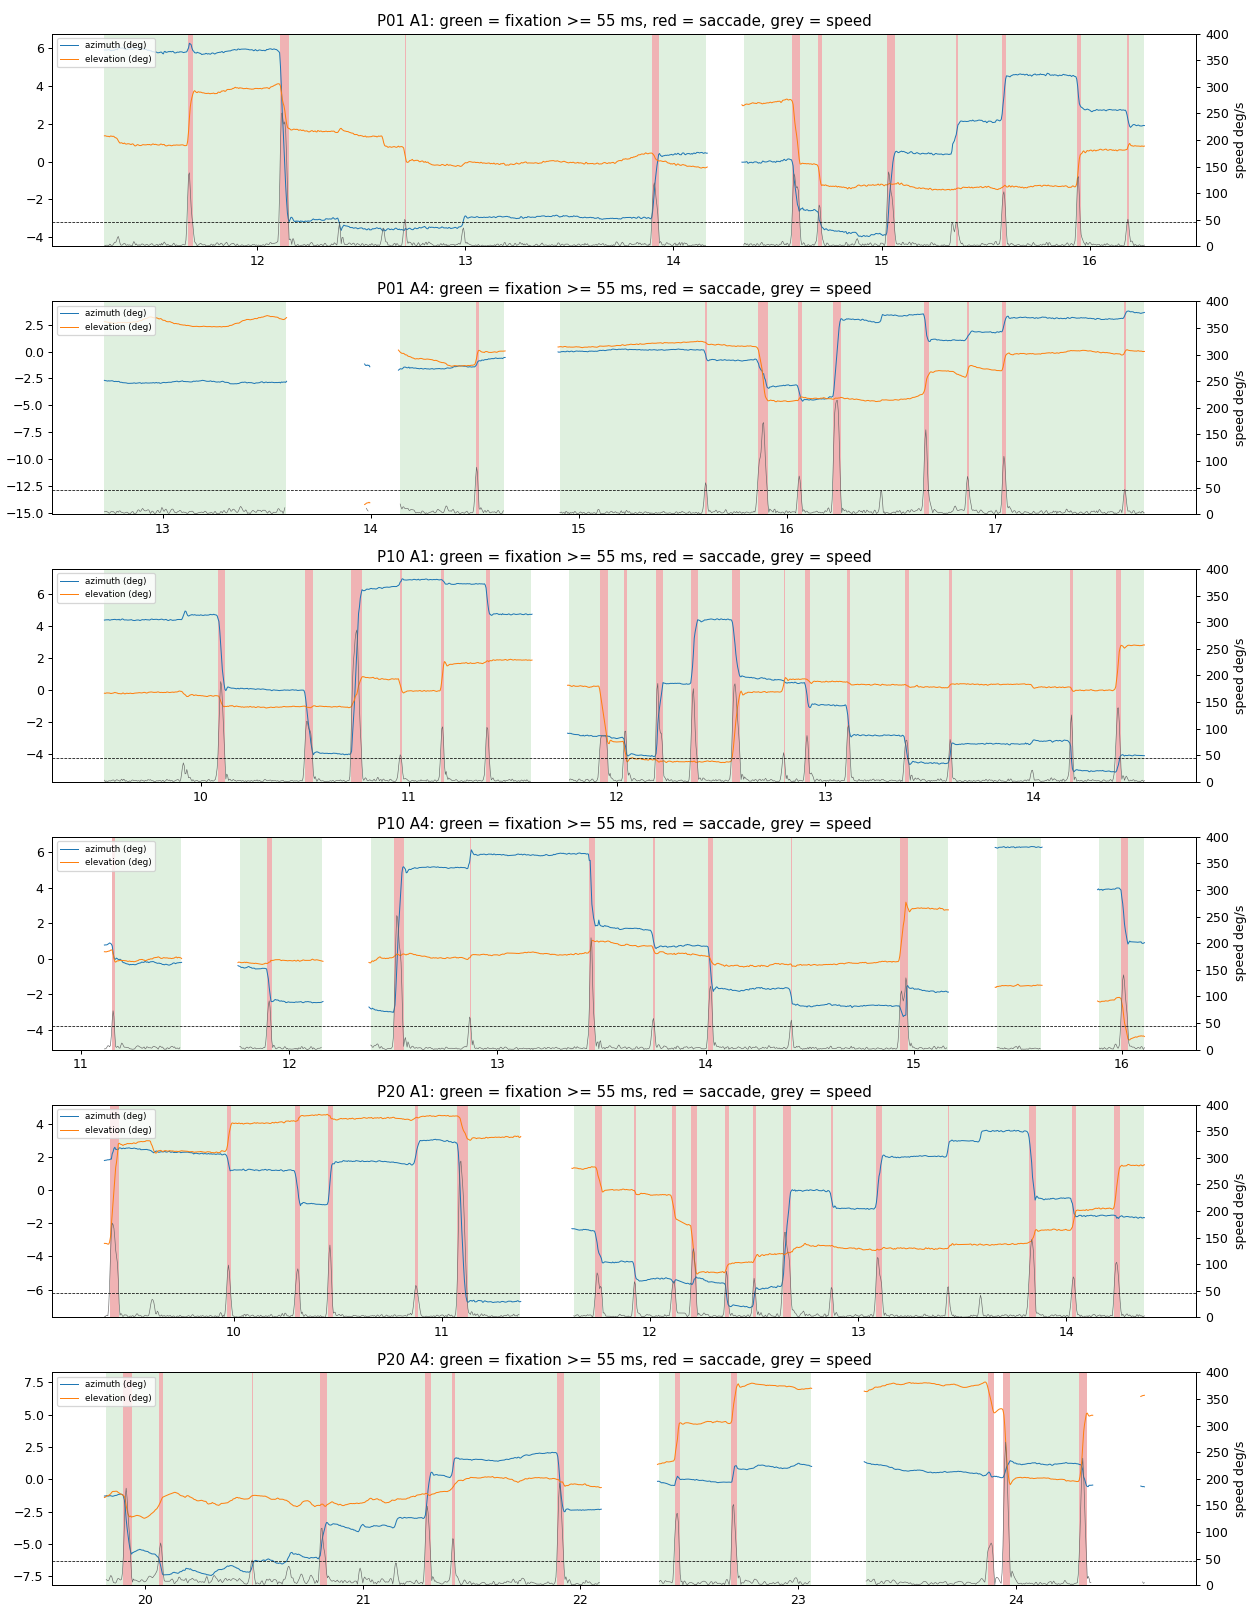

This figure's Python source:
"""Feature-direction check (review round 5, issue R5-25): plot I-VT detections on raw gaze
traces and recompute event counts per activity. Outputs go to docs/colet-eda/."""
import sys
from pathlib import Path

import matplotlib
matplotlib.use("Agg")
import matplotlib.pyplot as plt
import numpy as np
import pandas as pd

sys.path.insert(0, str(Path(__file__).resolve().parents[2] / "src"))

from config import GAZE_GRID_HZ, IVT_THRESHOLD_DEG_S, MIN_FIXATION_S  # noqa: E402
from data import load_recording  # noqa: E402
from events import angular_speed_deg_s, detect_events, _runs  # noqa: E402
from preprocess import clean_blinks, gaze_directions, trim_to_gaze_range  # noqa: E402

OUT = Path(__file__).resolve().parent
CASES = [(1, 1), (1, 4), (10, 1), (10, 4), (20, 1), (20, 4)]
WINDOW_S = 5.0


def prepare(p, a):
    rec = trim_to_gaze_range(load_recording(p, a))
    blinks = clean_blinks(rec["blinks"])
    grid, xyz = gaze_directions(rec["gaze"], blinks)
    return rec, blinks, grid, xyz


fig, axes = plt.subplots(len(CASES), 1, figsize=(14, 3.0 * len(CASES)))
for ax, (p, a) in zip(axes, CASES):
    rec, blinks, grid, xyz = prepare(p, a)
    speed = angular_speed_deg_s(xyz, GAZE_GRID_HZ)
    az = np.degrees(np.arctan2(xyz[:, 0], xyz[:, 2]))
    el = np.degrees(np.arctan2(xyz[:, 1], np.hypot(xyz[:, 0], xyz[:, 2])))
    t = np.arange(len(xyz)) / GAZE_GRID_HZ
    start = len(t) // 3
    sel = slice(start, start + int(WINDOW_S * GAZE_GRID_HZ))
    ts = t[sel]
    ax.plot(ts, az[sel] - np.nanmedian(az[sel]), lw=0.8, label="azimuth (deg)")
    ax.plot(ts, el[sel] - np.nanmedian(el[sel]), lw=0.8, label="elevation (deg)")
    lab = np.full(len(speed), np.nan)
    f = np.isfinite(speed)
    lab[f & (speed < IVT_THRESHOLD_DEG_S)] = 1
    lab[f & (speed >= IVT_THRESHOLD_DEG_S)] = 0
    for kind, s, e in _runs(lab[sel]):
        if kind == 1 and (e - s) / GAZE_GRID_HZ >= MIN_FIXATION_S:
            ax.axvspan(ts[s], ts[min(e, len(ts) - 1)], color="tab:green", alpha=0.15, lw=0)
        elif kind == 0:
            ax.axvspan(ts[s], ts[min(e, len(ts) - 1)], color="tab:red", alpha=0.35, lw=0)
    ax2 = ax.twinx()
    ax2.plot(ts, speed[sel], color="0.4", lw=0.5)
    ax2.axhline(IVT_THRESHOLD_DEG_S, color="k", ls="--", lw=0.6)
    ax2.set_ylim(0, 400)
    ax2.set_ylabel("speed deg/s")
    ax.set_title(f"P{p:02d} A{a}: green = fixation >= 55 ms, red = saccade, grey = speed")
    ax.legend(loc="upper left", fontsize=7)
fig.tight_layout()
fig.savefig(OUT / "trace_check.png", dpi=90)

# Saccade/fixation counts with and without COLET-like rules, per activity.
rows = []
for p in range(1, 48):
    for a in (1, 2, 3, 4):
        try:
            rec, blinks, grid, xyz = prepare(p, a)
        except Exception:
            continue
        ev = detect_events(xyz, GAZE_GRID_HZ)
        speed = angular_speed_deg_s(xyz, GAZE_GRID_HZ)
        gt = np.isfinite(xyz).all(1).sum() / GAZE_GRID_HZ
        sac_all = ev["saccade_amplitudes_deg"]
        rows.append({
            "participant": p, "activity": a,
            "fix_rate": len(ev["fixation_durations_s"]) / gt,
            "fix_median_ms": np.median(ev["fixation_durations_s"]) * 1000,
            "sac_rate_all": len(sac_all) / gt,
            "sac_rate_ge1deg": (sac_all >= 1).sum() / gt,
            "sac_amp_median": np.median(sac_all),
            "sac_mean_vel": np.mean(ev["saccade_mean_velocities"]),
            "frac_above_ivt": np.nanmean(speed >= IVT_THRESHOLD_DEG_S),
        })
df = pd.DataFrame(rows)
df.to_csv(OUT / "trace_features.csv", index=False)
print(df.drop(columns="participant").groupby("activity").mean().T.round(3))
